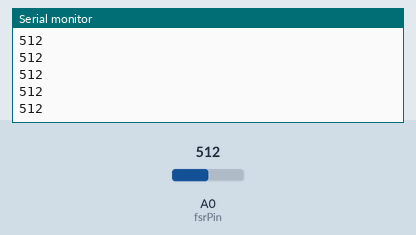
Recording of a sketch running on a simulated Arduino Uno, built with avr-gcc and run on an emulated ATmega328P. Shown: the last lines printed to the serial monitor. The inputs (shaded band) are chosen by the test bench; at power-on: A0 (fsrPin) = 512.

Above: at 1.2 s.
1.3 s: A0 (fsrPin) set to 716
At 2.1 s:
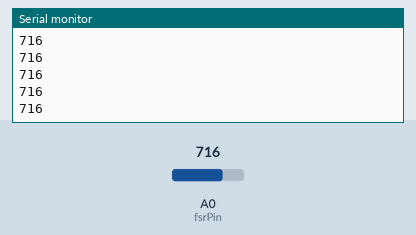
2.8 s: A0 (fsrPin) set to 900
At 3.3 s:
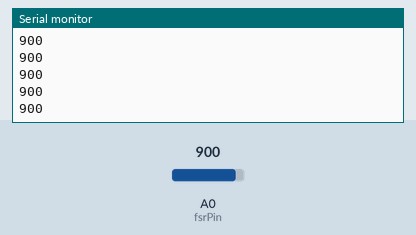
Timing chart, 0 to 5.8 s (numbered marks = the images above; inputs shaded):
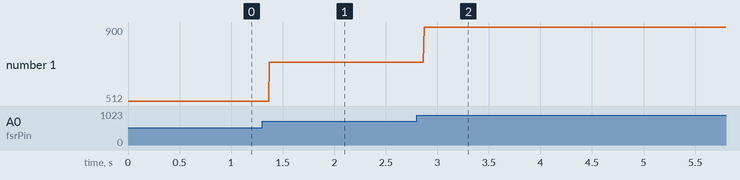

Measured:
- after the input at 1.3 s, the serial monitor: prints a new line after 0.07 s (image 1)
- after the input at 2.8 s, the serial monitor: prints a new line after 0.07 s (image 2)
- plotted number 1: 512 → 716 after the input at 1.3 s, 716 → 900 after the input at 2.8 s

The sketch:

test_drucksensor-plot.ino
```cpp
/* FSR simple testing sketch.

Connect one end of FSR to power, the other end to Analog 0.
Then connect one end of a 10K resistor from Analog 0 to ground

For more information see www.ladyada.net/learn/sensors/fsr.html */

int fsrPin = 0;     // the FSR and 10K pulldown are connected to a0
int fsrReading;     // the analog reading from the FSR resistor divider

void setup(void) {
  // We'll send debugging information via the Serial monitor
  Serial.begin(9600);
}

void loop(void) {
  fsrReading = analogRead(fsrPin);

  //Serial.print("Analog reading = ");
  Serial.println(fsrReading);     // the raw analog reading

  // We'll have a few threshholds, qualitatively determined
  /*if (fsrReading < 10) {
    Serial.println(" - No pressure");
  } else if (fsrReading < 200) {
    Serial.println(" - Light touch");
  } else if (fsrReading < 500) {
    Serial.println(" - Light squeeze");
  } else if (fsrReading < 800) {
    Serial.println(" - Medium squeeze");
  } else {
    Serial.println(" - Big squeeze");
  }
  delay(1000);*/
}
```
